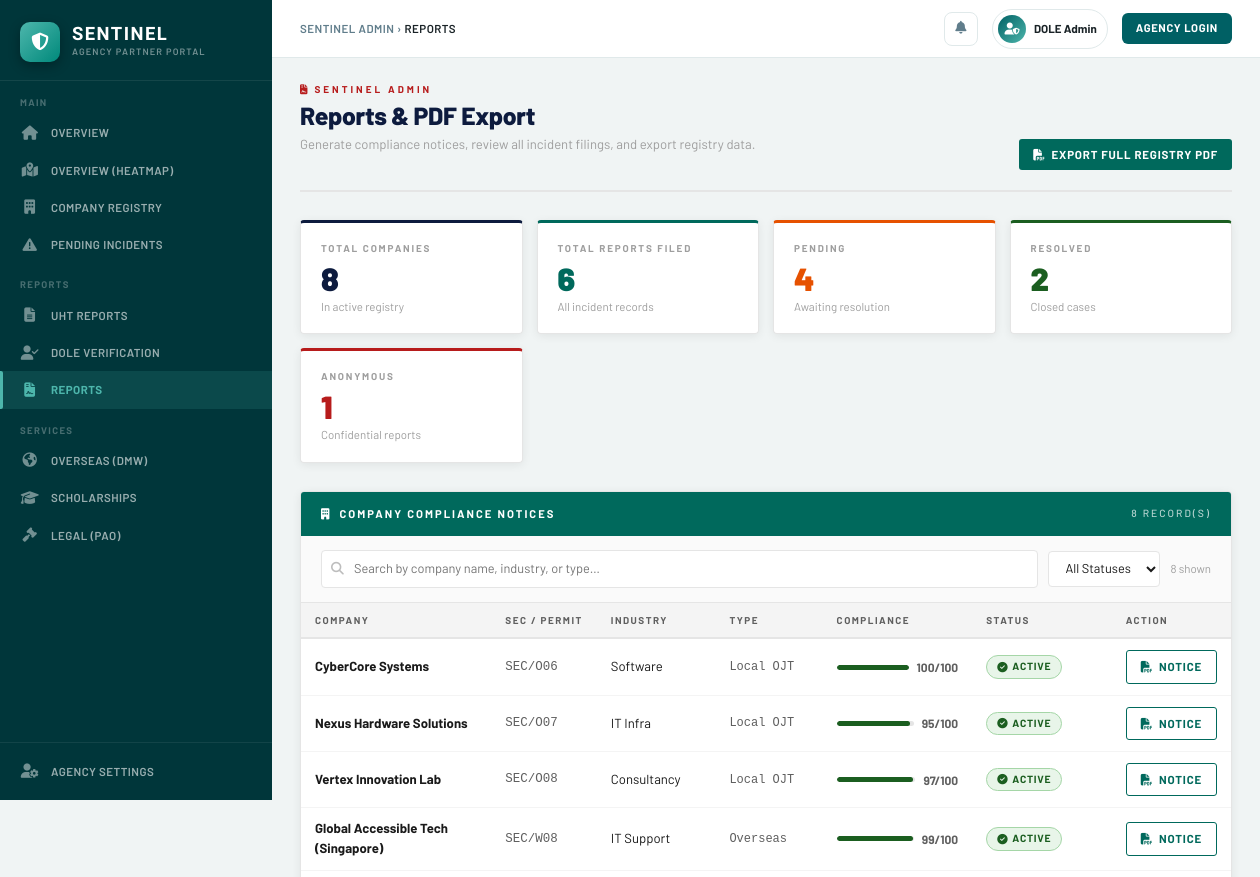
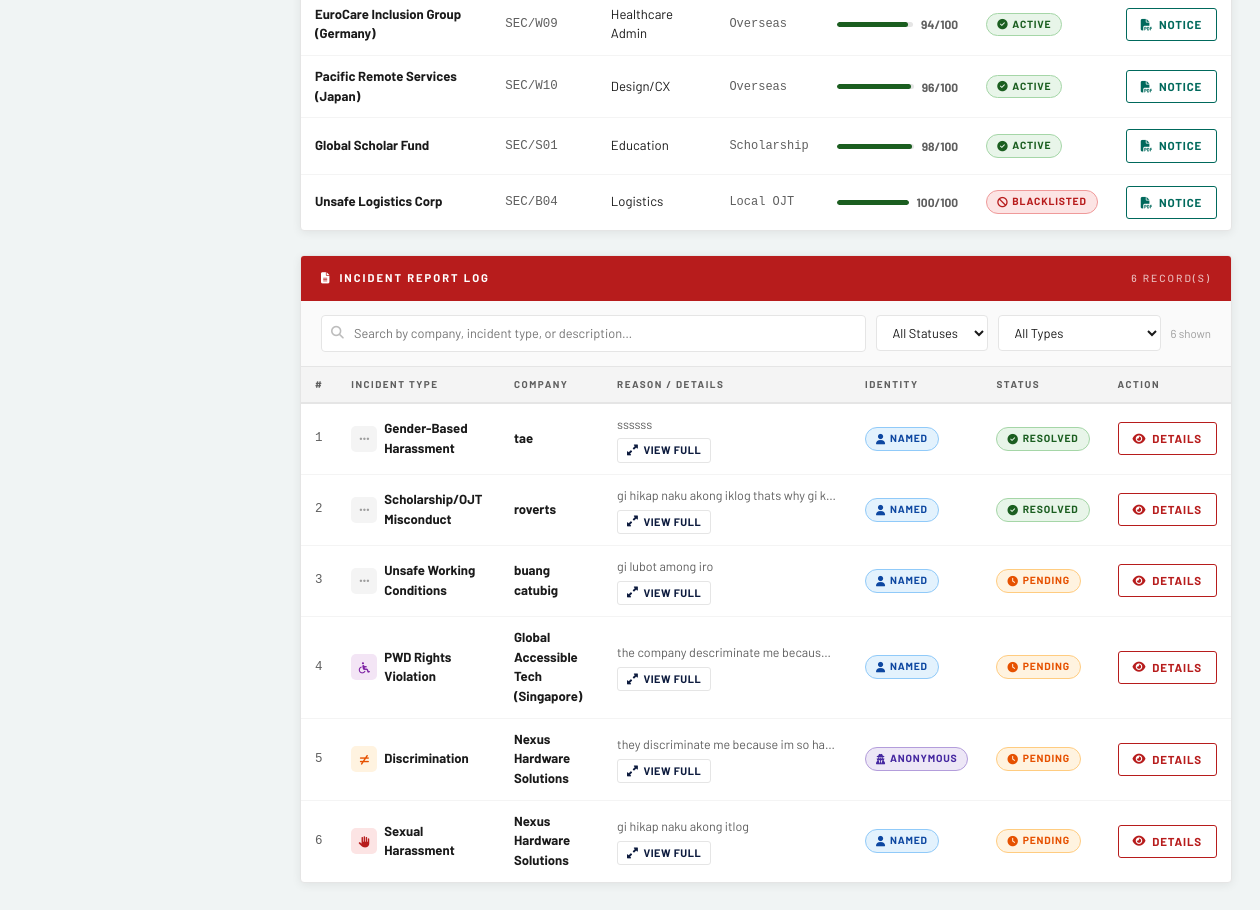
Screenshot of /admin/reports with the database file from the repository (2 pictures, top to bottom).
### app.py (models this page shows)
class Company(db.Model):
    id               = db.Column(db.Integer, primary_key=True)
    name             = db.Column(db.String(100), nullable=False)
    sec_id           = db.Column(db.String(50), unique=True)
    industry         = db.Column(db.String(50))
    status           = db.Column(db.String(20), default='Active')
    compliance_score = db.Column(db.Integer, default=100)
    type             = db.Column(db.String(50))
    skills_vector    = db.Column(db.String(50), default="0,0,0,0")

class IncidentReport(db.Model):
    id            = db.Column(db.Integer, primary_key=True)
    incident_type = db.Column(db.String(100))
    company_name  = db.Column(db.String(100))
    description   = db.Column(db.Text)
    is_anonymous  = db.Column(db.Boolean, default=False)
    status        = db.Column(db.String(20), default='Pending')

### app.py (the view)
@app.route('/admin/reports')
def admin_reports():
    companies = Company.query.all()
    reports   = IncidentReport.query.all()
    return render_template('admin/reports.html', companies=companies, reports=reports)

### templates/admin/reports.html (shortened to what this page needs)
{% extends 'admin.html' %}
{% block breadcrumb %}REPORTS{% endblock %}
{% block content %}
<div class="rp">
  <div class="rp-page-header">
    <div>
      <p class="rp-eyebrow"><i class="fas fa-file-contract me-1"></i>Sentinel Admin</p>
      <h1 class="rp-title">Reports &amp; PDF Export</h1>
      <p class="rp-subtitle">Generate compliance notices, review all incident filings, and export registry data.</p>
    </div>
    <a href="/admin/reports/pdf-all" class="btn-s btn-teal" target="_blank">
      <i class="fas fa-file-pdf"></i> Export Full Registry PDF
    </a>
  </div>
  <div class="rp-stats">
    <div class="rp-stat s-navy">
      <div class="rp-stat-label">Total Companies</div>
      <div class="rp-stat-num c-navy">{{ companies | length }}</div>
      <div class="rp-stat-footer">In active registry</div>
    </div>
    <div class="rp-stat s-teal">
      <div class="rp-stat-label">Total Reports Filed</div>
      <div class="rp-stat-num c-teal">{{ reports | length }}</div>
      <div class="rp-stat-footer">All incident records</div>
    </div>
    <div class="rp-stat s-orange">
      <div class="rp-stat-label">Pending</div>
      <div class="rp-stat-num c-orange">{{ reports | selectattr('status', 'equalto', 'Pending') | list | length }}</div>
      <div class="rp-stat-footer">Awaiting resolution</div>
    </div>
    <div class="rp-stat s-green">
      <div class="rp-stat-label">Resolved</div>
      <div class="rp-stat-num c-green">{{ reports | selectattr('status', 'equalto', 'Resolved') | list | length }}</div>
      <div class="rp-stat-footer">Closed cases</div>
    </div>
    <div class="rp-stat s-red">
      <div class="rp-stat-label">Anonymous</div>
      <div class="rp-stat-num c-red">{{ reports | selectattr('is_anonymous') | list | length }}</div>
      <div class="rp-stat-footer">Confidential reports</div>
    </div>
  </div>
  <div class="rp-card">
    <div class="rp-card-header teal-hdr">
      <span><i class="fas fa-building me-2"></i>Company Compliance Notices</span>
      <span style="font-size:0.65rem; opacity:0.7; font-weight:500;">{{ companies|length }} record(s)</span>
    </div>
    <div class="controls-bar">
      <div class="ctrl-search-wrap">
        <input type="text" class="ctrl-input" id="coSearch" placeholder="Search by company name, industry, or type…" oninput="filterCompanies()">
      </div>
      <select class="ctrl-select" id="coStatusFilter" onchange="filterCompanies()">
        <option value="">All Statuses</option>
      </select>
      <span class="ctrl-count" id="coCount">{{ companies|length }} shown</span>
    </div>
    {% if companies %}
    <div class="rp-table-wrap">
      <table class="rp-table" id="coTable">
        <thead>
          <tr>
            <th>Company</th>
            <th>SEC / Permit</th>
            <th>Industry</th>
            <th>Type</th>
            <th>Compliance</th>
            <th>Status</th>
            <th>Action</th>
          </tr>
        </thead>
        <tbody id="coTableBody">
          {% for co in companies %}
          <tr data-name="{{ co.name | lower }}"
              data-industry="{{ (co.industry or '') | lower }}"
              data-type="{{ (co.type or '') | lower }}"
              data-status="{{ co.status }}">
            <td class="col-bold">{{ co.name }}</td>
            <td class="col-mono">{{ co.sec_id or '—' }}</td>
            <td>{{ co.industry or '—' }}</td>
            <td class="col-mono" style="font-size:0.75rem;">{{ co.type or '—' }}</td>
            <td>
              <div class="score-wrap">
                <div class="score-track">
                  <div class="score-fill" style="width:{{ co.compliance_score }}%;
                    background:{% if co.compliance_score >= 80 %}var(--rp-green){% elif co.compliance_score >= 50 %}var(--rp-orange){% else %}var(--rp-red){% endif %};"></div>
                </div>
                <span class="score-val">{{ co.compliance_score }}/100</span>
              </div>
            </td>
            <td>
              <span class="pill {% if co.status == 'Active' %}pill-active{% else %}pill-banned{% endif %}">
                <i class="fas {% if co.status == 'Active' %}fa-check-circle{% else %}fa-ban{% endif %}"></i>
                {{ co.status }}
              </span>
            </td>
            <td>
              <a href="/admin/reports/pdf/{{ co.id }}" class="btn-s btn-outline-teal" target="_blank" title="Download PDF Notice">
                <i class="fas fa-file-pdf"></i> Notice
              </a>
            </td>
          </tr>
          {% endfor %}
        </tbody>
      </table>
    </div>
    {% else %}
    <div class="rp-empty">
      <div class="rp-empty-icon"><i class="fas fa-building"></i></div>
      <h6>No Companies Found</h6>
      <p>Add companies via the Company Registry to generate compliance notices.</p>
    </div>
    {% endif %}
  </div>
  <div class="rp-card">
    <div class="rp-card-header warn-hdr">
      <span><i class="fas fa-file-alt me-2"></i>Incident Report Log</span>
      <span style="font-size:0.65rem; opacity:0.7; font-weight:500;">{{ reports|length }} record(s)</span>
    </div>
    <div class="controls-bar">
      <div class="ctrl-search-wrap">
        <input type="text" class="ctrl-input" id="repSearch" placeholder="Search by company, incident type, or description…" oninput="filterReports()">
      </div>
      <select class="ctrl-select" id="repStatusFilter" onchange="filterReports()">
        <option value="">All Statuses</option>
      </select>
      <select class="ctrl-select" id="repTypeFilter" onchange="filterReports()">
        <option value="">All Types</option>
      </select>
      <span class="ctrl-count" id="repCount">{{ reports|length }} shown</span>
    </div>
    {% if reports %}
    <div class="rp-table-wrap">
      <table class="rp-table" id="repTable">
        <thead>
          <tr>
            <th>#</th>
            <th>Incident Type</th>
            <th>Company</th>
            <th>Reason / Details</th>
            <th>Identity</th>
            <th>Status</th>
            <th>Action</th>
          </tr>
        </thead>
        <tbody id="repTableBody">
          {% for rep in reports %}
          {% set icon_map = {
            'Sexual Harassment': ('fa-hand-paper', 'icon-harassment'),
            'Discrimination':    ('fa-not-equal',  'icon-discrimination'),
            'Labor Violation':   ('fa-industry',   'icon-labor'),
            'OJT Abuse':         ('fa-user-graduate', 'icon-ojt'),
            'PWD Rights Violation': ('fa-wheelchair', 'icon-pwd'),
            'Overseas Abuse':    ('fa-globe-asia', 'icon-overseas'),
            'Unpaid Wages':      ('fa-peso-sign',  'icon-wages'),
          } %}
          {% set icon_info = icon_map.get(rep.incident_type, ('fa-ellipsis-h', 'icon-other')) %}
          <tr data-type="{{ (rep.incident_type or '') | lower }}"
              data-company="{{ (rep.company_name or '') | lower }}"
              data-desc="{{ (rep.description or '') | lower }}"
              data-status="{{ rep.status }}">
            <td class="col-mono">{{ rep.id }}</td>
            <td>
              <span class="incident-icon">
                <i class="fas {{ icon_info[0] }} {{ icon_info[1] }}"></i>
                {{ rep.incident_type or '—' }}
              </span>
            </td>
            <td class="col-bold">{{ rep.company_name or '—' }}</td>
            <td>
              {% if rep.description %}
                <div class="reason-preview" title="{{ rep.description | e }}">
                  {{ rep.description[:90] | e }}{% if rep.description | length > 90 %}…{% endif %}
                </div>
                <button class="btn-view-detail"
                  onclick="viewReport(
                    {{ rep.id }},
                    `{{ rep.incident_type | e }}`,
                    `{{ rep.company_name | e }}`,
                    `{{ rep.description | e }}`,
                    `{{ rep.status }}`,
                    `{{ 'Anonymous' if rep.is_anonymous else 'Named' }}`
                  )">
                  <i class="fas fa-expand-alt"></i> View Full
                </button>
              {% else %}
                <span style="color:var(--rp-gray-400); font-style:italic; font-size:0.78rem;">No description provided</span>
              {% endif %}
            </td>
            <td>
              <span class="pill {% if rep.is_anonymous %}pill-anon{% else %}pill-named{% endif %}">
                <i class="fas {% if rep.is_anonymous %}fa-user-secret{% else %}fa-user{% endif %}"></i>
                {% if rep.is_anonymous %}Anonymous{% else %}Named{% endif %}
              </span>
            </td>
            <td>
              <span class="pill
                {% if rep.status == 'Resolved' %}pill-resolved
                {% elif rep.status == 'Archived' %}pill-archived
                {% else %}pill-pending{% endif %}">
                <i class="fas
                  {% if rep.status == 'Resolved' %}fa-check-circle
                  {% elif rep.status == 'Archived' %}fa-archive
                  {% else %}fa-clock{% endif %}"></i>
                {{ rep.status }}
              </span>
            </td>
            <td>
              <button class="btn-s btn-outline-red"
                onclick="viewReport(
                  {{ rep.id }},
                  `{{ rep.incident_type | e }}`,
                  `{{ rep.company_name | e }}`,
                  `{{ rep.description | e }}`,
                  `{{ rep.status }}`,
                  `{{ 'Anonymous' if rep.is_anonymous else 'Named' }}`
                )">
                <i class="fas fa-eye"></i> Details
              </button>
            </td>
          </tr>
          {% endfor %}
        </tbody>
      </table>
    </div>
    {% else %}
    <div class="rp-empty">
      <div class="rp-empty-icon"><i class="fas fa-inbox"></i></div>
      <h6>No Incident Reports Filed</h6>
      <p>When users submit reports through the portal, they will appear here for review and action.</p>
    </div>
    {% endif %}
  </div>
</div>
{% endblock %}

### templates/admin.html (style rules this page uses)
:root { --teal: #006064; --teal-dark: #00363a; --teal-mid: #004d40; --teal-light: #e0f2f1; --teal-accent: #4db6ac; --orange: #ef6c00; --orange-lt: #fff3e0; --red: #c62828; --red-lt: #ffebee; --green: #2e7d32; --green-lt: #e8f5e9; --yellow: #f9a825; --text: #1a2327; --text-muted: #607d8b; --border: #e0e9ea; --bg: #f0f4f4; --white: #ffffff; --sidebar-w: 272px; }
*, *::before, *::after { box-sizing: border-box; margin: 0; padding: 0; }
body { font-family: 'Barlow', sans-serif; background: var(--bg); color: var(--text); display: flex; min-height: 100vh; overflow-x: hidden; }
.pill { display: inline-flex; align-items: center; gap: 4px; padding: 3px 10px; border-radius: 20px; font-size: .62rem; font-weight: 700; letter-spacing: .06em; text-transform: uppercase; }
.pill-active { background: var(--green-lt); color: var(--green); }
.pill-banned { background: var(--red-lt); color: var(--red); }
.pill-pending { background: var(--orange-lt); color: var(--orange); }
.pill-resolved { background: var(--green-lt); color: var(--green); }
.pill-anon { background: #ede7f6; color: #6a1b9a; }
.pill-named { background: #e3f2fd; color: #1565c0; }
.score-wrap { display: flex; align-items: center; gap: 8px; }
.score-track { width: 72px; height: 5px; background: #e8ecec; border-radius: 3px; flex-shrink: 0; }
.score-fill { height: 100%; border-radius: 3px; transition: width .4s; }
.score-val { font-size: .72rem; font-weight: 700; }
.btn-s { display: inline-flex; align-items: center; gap: 5px; padding: 5px 12px; border-radius: 6px; font-size: .7rem; font-weight: 700; letter-spacing: .04em; cursor: pointer; border: 1.5px solid transparent; text-decoration: none; transition: all .15s; white-space: nowrap; }
.btn-teal { background: var(--teal); color: #fff; border-color: var(--teal); }
.btn-outline-teal { background: transparent; color: var(--teal); border-color: var(--teal); }

### rows the page displays
Company: name "CyberCore Systems", sec "SEC/O06", industry "Software", type "Local OJT", compliance_score "100", status "ACTIVE"
Company: name "Nexus Hardware Solutions", sec "SEC/O07", industry "IT Infra", type "Local OJT", compliance_score "95", status "ACTIVE"
Company: name "Vertex Innovation Lab", sec "SEC/O08", industry "Consultancy", type "Local OJT", compliance_score "97", status "ACTIVE"
Company: name "Global Accessible Tech (Singapore)", sec "SEC/W08", industry "IT Support", type "Overseas", compliance_score "99", status "ACTIVE"
Company: name "EuroCare Inclusion Group (Germany)", sec "SEC/W09", industry "Healthcare Admin", type "Overseas", compliance_score "94", status "ACTIVE"
Company: name "Pacific Remote Services (Japan)", sec "SEC/W10", industry "Design/CX", type "Overseas", compliance_score "96", status "ACTIVE"
Company: name "Global Scholar Fund", sec "SEC/S01", industry "Education", type "Scholarship", compliance_score "98", status "ACTIVE"
Company: name "Unsafe Logistics Corp", sec "SEC/B04", industry "Logistics", type "Local OJT", compliance_score "100", status "BLACKLISTED"
IncidentReport: id "1", incident_type "Gender-Based Harassment", company_name "tae", description "ssssss", is_anonymous False (drawn), status "RESOLVED"
IncidentReport: id "2", incident_type "Scholarship/OJT Misconduct", company_name "roverts", description "gi hikap naku akong iklog thats why gi k…", is_anonymous False (drawn), status "RESOLVED"
IncidentReport: id "3", incident_type "Unsafe Working Conditions", company_name "buang catubig", description "gi lubot among iro", is_anonymous False (drawn), status "PENDING"
IncidentReport: id "4", incident_type "PWD Rights Violation", company_name "Global Accessible Tech (Singapore)", description "the company descriminate me becaus…", is_anonymous False (drawn), status "PENDING"
IncidentReport: id "5", incident_type "Discrimination", company_name "Nexus Hardware Solutions", description "they discriminate me because im so ha…", is_anonymous True (drawn), status "PENDING"
IncidentReport: id "6", incident_type "Sexual Harassment", company_name "Nexus Hardware Solutions", description "gi hikap naku akong itlog", is_anonymous False (drawn), status "PENDING"

### other values shown
{{ companies | length }} "8"
{{ reports | length }} "6"
{{ reports | selectattr('status', 'equalto', 'Pending') | list | length }} "4"
{{ reports | selectattr('status', 'equalto', 'Resolved') | list | length }} "2"
{{ reports | selectattr('is_anonymous') | list | length }} "1"
{{ companies|length }} "8"
{{ reports|length }} "6"
